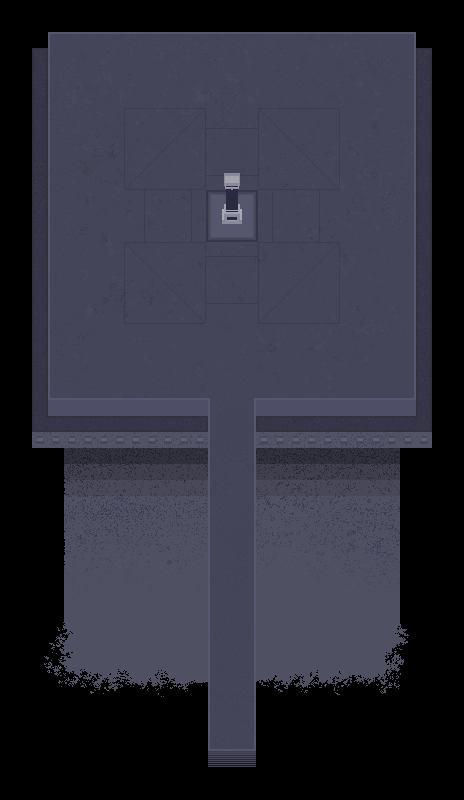

A 2D game scene composited from a Tiled map and its tileset images. What follows is a short description and the map's XML, with each tile layer's data collapsed to a summary:
An orthogonal 29x50 tile map with 16x16 px tiles, 2 tile layers (under, above).

<map version="1.10" tiledversion="1.10.0" orientation="orthogonal" renderorder="right-down" width="29" height="50" tilewidth="16" tileheight="16" infinite="0" nextlayerid="3" nextobjectid="1">
 <editorsettings>
  <export target="../assets/dungeon_room.json" format="json" />
 </editorsettings>
 <tileset firstgid="1" source="dungeon_room.tsx" />
 <layer id="2" name="under" width="29" height="50">
  <data>[1450 cells, 1341 non-empty, 1341 distinct tile ids]</data>
 </layer>
 <layer id="1" name="above" width="29" height="50">
  <data>[1450 cells, 3 non-empty, 3 distinct tile ids]</data>
 </layer>
</map>
